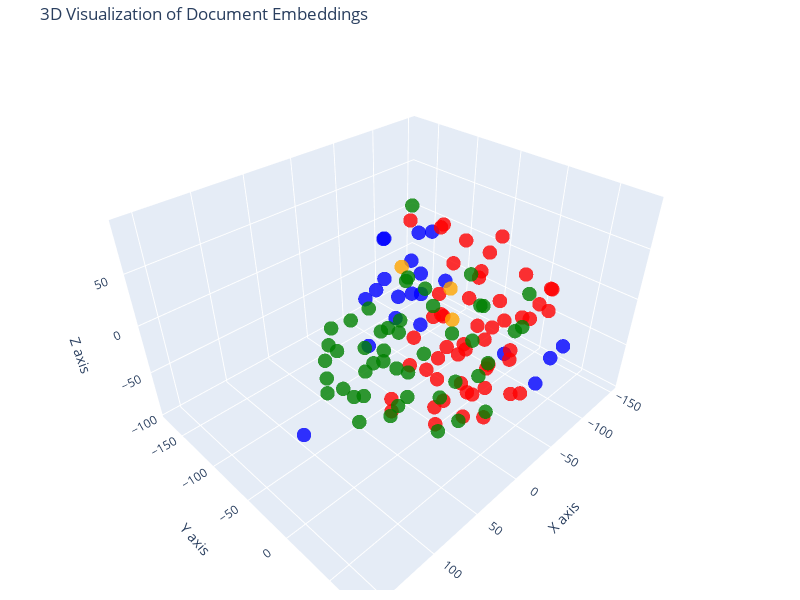

Notebook code cell kept with this figure:
### Code cell
## 3d representation
tsne_3d = TSNE(n_components=3, random_state=42)
reduced_vectors_3d = tsne_3d.fit_transform(vectors)

fig_3d = go.Figure(data=[go.Scatter3d(
    x=reduced_vectors_3d[:,0],
    y=reduced_vectors_3d[:,1],
    z=reduced_vectors_3d[:,2],
    mode='markers',
    marker=dict(color=colors, size=5, opacity=0.8),
    text = [f"Type: {t}<br>Text: {doc[:100]}..." for t, doc in zip(doc_types, documents)],
    hoverinfo='text'
)])

fig_3d.update_layout(
    title="3D Visualization of Document Embeddings", 
    scene=dict(
        xaxis_title="X axis", 
        yaxis_title="Y axis",
        zaxis_title="Z axis"
    ),
    width=800,
    height=600,
    margin=dict(l=10, r=20, b=10, t=40)
)

fig_3d.show()

### Figure 1 — Plotly figure (JSON) as saved in the notebook; plotly's stock layout.template omitted (floating-point values rounded to 4 significant figures)
{"data": [{"hoverinfo": "text", "marker": {"color": ["blue", "blue", "blue", "blue", "blue", "blue", "blue", "blue", "blue", "blue", "blue", "blue", "blue", "blue", "blue", "blue", "blue", "blue", "blue", "blue", "blue", "red", "red", "red", "red", "red", "red", "red", "red", "red", "red", "red", "red", "red", "red", "red", "red", "red", "red", "red", "red", "red", "red", "red", "red", "red", "red", "red", "red", "red", "red", "red", "red", "red", "red", "red", "red", "red", "red", "red", "red", "red", "red", "red", "red", "red", "red", "red", "red", "red", "red", "red", "red", "orange", "orange", "orange", "green", "green", "green", "green", "green", "green", "green", "green", "green", "green", "green", "green", "green", "green", "green", "green", "green", "green", "green", "green", "green", "green", "green", "green", "green", "green", "green", "green", "green", "green", "green", "green", "green", "green", "green", "green", "green", "green", "green", "green", "green", "green", "green", "green", "green", "green", "green"], "opacity": 0.8, "size": 5}, "mode": "markers", "text": ["Type: products<br>Text: # Product Summary\n\n# Rellm: AI-Powered Enterprise Reinsurance Solution\n\n## Summary\n\nRellm is an inno...", "Type: products<br>Text: ### Seamless Integrations\nRellm's architecture is designed for effortless integration with existing ...", "Type: products<br>Text: ### Regulatory Compliance Tools\nRellm includes built-in compliance tracking features to help organiz...", "Type: products<br>Text: Join the growing number of organizations leveraging Rellm to enhance their reinsurance processes whi...", "Type: products<br>Text: Experience the future of reinsurance with Rellm, where innovation meets reliability. Let Insurellm h...", "Type: products<br>Text: # Product Summary\n\n# Markellm\n\n## Summary\n\nMarkellm is an innovative two-sided marketplace designed ...", "Type: products<br>Text: - **User-Friendly Interface**: Designed with user experience in mind, Markellm features an intuitive...", "Type: products<br>Text: - **Customer Support**: Our dedicated support team is always available to assist both consumers and ...", "Type: products<br>Text: ### For Insurance Companies:\n- **Basic Listing Fee**: $199/month for a featured listing on the platf...", "Type: products<br>Text: ### Q3 2025\n- Initiate a comprehensive marketing campaign targeting both consumers and insurers to i...", "Type: products<br>Text: # Product Summary\n\n# Homellm\n\n## Summary\nHomellm is an innovative home insurance product developed b...", "Type: products<br>Text: ### 2. Dynamic Pricing Model\nWith Homellm's innovative dynamic pricing model, insurance providers ca...", "Type: products<br>Text: ### 5. Multi-Channel Integration\nHomellm seamlessly integrates into existing insurance platforms, pr...", "Type: products<br>Text: - **Basic Tier:** Starting at $5,000/month for small insurers with basic integration features.\n- **S...", "Type: products<br>Text: All tiers include a comprehensive training program and ongoing updates to ensure optimal performance...", "Type: products<br>Text: With Homellm, Insurellm is committed to transforming the landscape of home insurance, ensuring both ...", "Type: products<br>Text: # Product Summary\n\n# Carllm\n\n## Summary\n\nCarllm is an innovative auto insurance product developed by...", "Type: products<br>Text: - **Instant Quoting**: With Carllm, insurance companies can offer near-instant quotes to customers, ...", "Type: products<br>Text: - **Mobile Integration**: Carllm is designed to work seamlessly with mobile applications, providing ...", "Type: products<br>Text: - **Professional Tier**: $2,500/month\n  - For medium-sized companies.\n  - All Basic Tier features pl...", "Type: products<br>Text: ### Q2 2025: Customer Experience Improvements\n- Launch of a new **mobile app** for end-users.\n- Intr...", "Type: contracts<br>Text: # Contract with GreenField Holdings for Markellm\n\n**Effective Date:** November 15, 2023  \n**Contract...", "Type: contracts<br>Text: ## Renewal\n1. **Automatic Renewal**: This contract will automatically renew for sequential one-year ...", "Type: contracts<br>Text: ## Features\n1. **AI-Powered Matching**: Access to advanced algorithms that connect GreenField Holdin...", "Type: contracts<br>Text: ## Support\n1. **Customer Support Access**: The Client will have access to dedicated support through ...", "Type: contracts<br>Text: **Signatures:**  \n_________________________                           _________________________  \n**...", "Type: contracts<br>Text: # Contract with Apex Reinsurance for Rellm: AI-Powered Enterprise Reinsurance Solution\n\n## Terms\n\n1....", "Type: contracts<br>Text: ## Renewal\n\n1. **Automatic Renewal**: This Agreement will automatically renew for successive one-yea...", "Type: contracts<br>Text: 2. **Seamless Integrations**: The architecture of Rellm allows for easy integration with existing sy...", "Type: contracts<br>Text: 1. **Technical Support**: Provider shall offer dedicated technical support to the Client via phone, ...", "Type: contracts<br>Text: **Insurellm, Inc.**  \n_____________________________  \nAuthorized Signature   \nDate: ________________...", "Type: contracts<br>Text: # Contract with Greenstone Insurance for Homellm\n\n---\n\n## Terms\n\n1. **Parties**: This Contract (\"Agr...", "Type: contracts<br>Text: 4. **Payment Terms**: \n   - The Customer shall pay an amount of $10,000 per month for the Standard T...", "Type: contracts<br>Text: ---\n\n## Features\n\n- **AI-Powered Risk Assessment**: Customer will have access to enhanced risk evalu...", "Type: contracts<br>Text: - **Customer Portal**: A dedicated portal will be provided, allowing the Customer's clients to manag...", "Type: contracts<br>Text: ______________________________  \n[Name], [Title]  \nDate: ______________________\n\n**For Greenstone In...", "Type: contracts<br>Text: # Contract with Roadway Insurance Inc. for Carllm\n\n---\n\n## Terms\n\n1. **Agreement Effective Date**: T...", "Type: contracts<br>Text: ---\n\n## Renewal\n\n1. **Automatic Renewal**: This agreement will automatically renew for an additional...", "Type: contracts<br>Text: ---\n\n## Features\n\n1. **Access to Core Features**: Roadway Insurance Inc. will have access to all Pro...", "Type: contracts<br>Text: ---\n\n## Support\n\n1. **Technical Support**: Roadway Insurance Inc. will receive priority technical su...", "Type: contracts<br>Text: # Contract with Stellar Insurance Co. for Rellm\n\n## Terms\nThis contract is made between **Insurellm*...", "Type: contracts<br>Text: ### Termination\nEither party may terminate this agreement with a **30-day written notice**. In the e...", "Type: contracts<br>Text: ## Features\nStellar Insurance Co. will receive access to the following features of the Rellm product...", "Type: contracts<br>Text: ## Support\nInsurellm provides Stellar Insurance Co. with the following support services:\n\n- **24/7 T...", "Type: contracts<br>Text: # Contract with TechDrive Insurance for Carllm\n\n**Contract Date:** October 1, 2024  \n**Contract Dura...", "Type: contracts<br>Text: ## Renewal\n\n1. **Automatic Renewal**: This contract shall automatically renew for additional one-yea...", "Type: contracts<br>Text: ## Support\n\n1. **Customer Support**: Insurellm will provide 24/7 customer support to TechDrive Insur...", "Type: contracts<br>Text: **TechDrive Insurance Representative:**  \nName: Sarah Johnson  \nTitle: Operations Director  \nDate: _...", "Type: contracts<br>Text: # Contract with Belvedere Insurance for Markellm\n\n## Terms\nThis Contract (\"Agreement\") is made and e...", "Type: contracts<br>Text: ## Renewal\n1. **Renewal Terms**: This Agreement may be renewed for additional one-year terms upon mu...", "Type: contracts<br>Text: ## Features\n1. **AI-Powered Matching**: Belvedere Insurance will benefit from Markellm's AI-powered ...", "Type: contracts<br>Text: ## Support\n1. **Technical Support**: Technical support will be available from 9 AM to 7 PM EST, Mond...", "Type: contracts<br>Text: **Belvedere Insurance**  \nSignature: ______________________  \nName: [Authorized Signatory]  \nTitle: ...", "Type: contracts<br>Text: # Contract with Velocity Auto Solutions for Carllm\n\n**Contract Date:** October 1, 2023  \n**Contract ...", "Type: contracts<br>Text: ## Renewal\n\n1. **Automatic Renewal**: This contract will automatically renew for successive 12-month...", "Type: contracts<br>Text: ## Support\n\n1. **Customer Support**: Velocity Auto Solutions will have access to Insurellm’s custome...", "Type: contracts<br>Text: # Contract with GreenValley Insurance for Homellm\n\n**Contract Date:** October 6, 2023  \n**Contract N...", "Type: contracts<br>Text: 4. **Confidentiality:** Both parties agree to maintain the confidentiality of proprietary informatio...", "Type: contracts<br>Text: 1. **AI-Powered Risk Assessment:** Access to advanced AI algorithms for real-time risk evaluations.\n...", "Type: contracts<br>Text: 3. **Regular Updates:** Insurellm will offer ongoing updates and enhancements to the Homellm platfor...", "Type: contracts<br>Text: # Contract with EverGuard Insurance for Rellm: AI-Powered Enterprise Reinsurance Solution\n\n**Contrac...", "Type: contracts<br>Text: 4. **Usage Rights**: EverGuard Insurance is granted a non-exclusive, non-transferable license to acc...", "Type: contracts<br>Text: 1. **Core Functionality**: Rellm provides EverGuard Insurance with advanced AI-driven analytics, sea...", "Type: contracts<br>Text: 1. **Customer Support**: Insurellm will provide EverGuard Insurance with 24/7 customer support, incl...", "Type: contracts<br>Text: ---\n\n**Signatures**  \n**For Insurellm**: __________________________  \n**Name**: John Smith  \n**Title...", "Type: contracts<br>Text: # Contract with BrightWay Solutions for Markellm\n\n**Contract Date:** October 5, 2023  \n**Contract ID...", "Type: contracts<br>Text: 3. **Service Level Agreement (SLA):**  \n   Insurellm commits to a 99.9% uptime for the platform with...", "Type: contracts<br>Text: 2. **Real-Time Quote Availability:**  \n   Consumers sourced via BrightWay Solutions will receive rea...", "Type: contracts<br>Text: 3. **Training and Onboarding:**  \n   Insurellm agrees to provide one free training session on how to...", "Type: contracts<br>Text: # Contract with Pinnacle Insurance Co. for Homellm\n\n## Terms\nThis contract (\"Contract\") is entered i...", "Type: contracts<br>Text: ## Renewal\n1. **Renewal Terms**: At the end of the initial term, this Contract shall automatically r...", "Type: contracts<br>Text: ## Features\n1. **AI-Powered Risk Assessment**: Utilized for tailored underwriting decisions specific...", "Type: contracts<br>Text: ## Support\n1. **Technical Support**: Insurellm shall provide 24/7 technical support via an email and...", "Type: company<br>Text: # Overview of Insurellm\n\nInsurellm is an innovative insurance tech firm with 200 employees across th...", "Type: company<br>Text: # Careers at Insurellm\n\nInsurellm is hiring! We are looking for talented software engineers, data sc...", "Type: company<br>Text: # About Insurellm\n\nInsurellm was founded by Avery Lancaster in 2015 as an insurance tech startup des...", "Type: employees<br>Text: # HR Record\n\n# Alex Chen\n\n## Summary\n- **Date of Birth:** March 15, 1990  \n- **Job Title:** Backend ...", "Type: employees<br>Text: ## Annual Performance History\n- **2020:**  \n  - Completed onboarding successfully.  \n  - Met expecta...", "Type: employees<br>Text: ## Compensation History\n- **2020:** Base Salary: $80,000  \n- **2021:** Base Salary Increase to $90,0...", "Type: employees<br>Text: Alex Chen continues to be a vital asset at Insurellm, contributing significantly to innovative backe...", "Type: employees<br>Text: # HR Record\n\n# Oliver Spencer\n\n## Summary\n- **Date of Birth**: May 14, 1990  \n- **Job Title**: Backe...", "Type: employees<br>Text: ## Annual Performance History\n- **2018**: **3/5** - Adaptable team player but still learning to take...", "Type: employees<br>Text: ## Compensation History\n- **March 2018**: Initial salary of $80,000.\n- **July 2019**: Salary increas...", "Type: employees<br>Text: # HR Record\n\n# Emily Tran\n\n## Summary\n- **Date of Birth:** March 18, 1991  \n- **Job Title:** Digital...", "Type: employees<br>Text: - **January 2017 - May 2018**: Marketing Intern  \n  - Supported the Marketing team by collaborating ...", "Type: employees<br>Text: - **2021**:  \n  - Performance Rating: Meets Expectations  \n  - Key Achievements: Contributed to the ...", "Type: employees<br>Text: - **Professional Development Goals**:  \n  - Emily Tran aims to become a Marketing Manager within the...", "Type: employees<br>Text: # HR Record\n\n# Jordan Blake\n\n## Summary\n- **Date of Birth:** March 15, 1993  \n- **Job Title:** Sales...", "Type: employees<br>Text: ## Annual Performance History\n- **2021:** First year at Insurellm; achieved 90% of monthly targets. ...", "Type: employees<br>Text: ## Other HR Notes\n- Jordan has shown an interest in continuing education, actively participating in ...", "Type: employees<br>Text: # Avery Lancaster\n\n## Summary\n- **Date of Birth**: March 15, 1985  \n- **Job Title**: Co-Founder & Ch...", "Type: employees<br>Text: - **2010 - 2013**: Business Analyst at Edge Analytics  \n  Prior to joining Innovate, Avery worked as...", "Type: employees<br>Text: - **2018**: **Exceeds Expectations**  \n  Under Avery’s pivoted vision, Insurellm launched two new su...", "Type: employees<br>Text: - **2022**: **Satisfactory**  \n  Avery focused on rebuilding team dynamics and addressing employee c...", "Type: employees<br>Text: ## Compensation History\n- **2015**: $150,000 base salary + Significant equity stake  \n- **2016**: $1...", "Type: employees<br>Text: ## Other HR Notes\n- **Professional Development**: Avery has actively participated in leadership trai...", "Type: employees<br>Text: # HR Record\n\n# Maxine Thompson\n\n## Summary\n- **Date of Birth:** January 15, 1991  \n- **Job Title:** ...", "Type: employees<br>Text: ## Insurellm Career Progression\n- **January 2017 - October 2018**: **Junior Data Engineer**  \n  * Ma...", "Type: employees<br>Text: ## Annual Performance History\n- **2017**: *Meets Expectations*  \n  Maxine showed potential in her ro...", "Type: employees<br>Text: - **2021**: *Exceeds Expectations*  \n  Maxine spearheaded the transition to a new data warehousing s...", "Type: employees<br>Text: ## Compensation History\n- **2017**: $70,000 (Junior Data Engineer)  \n- **2018**: $75,000 (Junior Dat...", "Type: employees<br>Text: # Samantha Greene\n\n## Summary\n- **Date of Birth:** October 14, 1990\n- **Job Title:** HR Generalist\n-...", "Type: employees<br>Text: ## Annual Performance History\n- **2020:** Exceeds Expectations  \n  Samantha Greene demonstrated exce...", "Type: employees<br>Text: ## Compensation History\n- **2020:** Base Salary - $55,000  \n  The entry-level salary matched industr...", "Type: employees<br>Text: - **2023:** Base Salary - $70,000  \n  Recognized for substantial improvement in employee relations m...", "Type: employees<br>Text: # HR Record\n\n# Alex Thomson\n\n## Summary\n- **Date of Birth:** March 15, 1995  \n- **Job Title:** Sales...", "Type: employees<br>Text: ## Annual Performance History  \n- **2022** - Rated as \"Exceeds Expectations.\" Alex Thomson achieved ...", "Type: employees<br>Text: ## Other HR Notes\n- Alex Thomson is an active member of the Diversity and Inclusion committee at Ins...", "Type: employees<br>Text: # HR Record\n\n# Samuel Trenton\n\n## Summary\n- **Date of Birth:** April 12, 1989  \n- **Job Title:** Sen...", "Type: employees<br>Text: ## Annual Performance History\n- **2023:** Rating: 4.5/5  \n  *Samuel exceeded expectations, successfu...", "Type: employees<br>Text: ## Compensation History\n- **2023:** Base Salary: $115,000 + Bonus: $15,000  \n  *Annual bonus based o...", "Type: employees<br>Text: - **Engagement in Company Culture:** Regularly participates in team-building events and contributes ...", "Type: employees<br>Text: # HR Record\n\n# Alex Harper\n\n## Summary\n- **Date of Birth**: March 15, 1993  \n- **Job Title**: Sales ...", "Type: employees<br>Text: ## Annual Performance History  \n- **2021**:  \n  - **Performance Rating**: 4.5/5  \n  - **Key Achievem...", "Type: employees<br>Text: - **2022**:  \n  - **Base Salary**: $65,000 (Promotion to Senior SDR)  \n  - **Bonus**: $13,000 (20% o...", "Type: employees<br>Text: # HR Record\n\n# Jordan K. Bishop\n\n## Summary\n- **Date of Birth:** March 15, 1990\n- **Job Title:** Fro...", "Type: employees<br>Text: ## Annual Performance History\n- **2019:** Exceeds Expectations - Continuously delivered high-quality...", "Type: employees<br>Text: ## Compensation History\n- **June 2018:** Starting Salary - $85,000\n- **June 2019:** Salary Increase ...", "Type: employees<br>Text: ## Other HR Notes\n- Jordan K. Bishop has been an integral part of club initiatives, including the In...", "Type: employees<br>Text: # HR Record\n\n# Emily Carter\n\n## Summary\n- **Date of Birth:** August 12, 1990  \n- **Job Title:** Acco...", "Type: employees<br>Text: - **2017-2019:** Marketing Intern  \n  - Assisted with market research and campaign development for s...", "Type: employees<br>Text: ## Compensation History\n| Year | Base Salary | Bonus         | Total Compensation |\n|------|--------...", "Type: employees<br>Text: Emily Carter exemplifies the kind of talent that drives Insurellm's success and is an invaluable ass..."], "type": "scatter3d", "x": [-23.04, -47.77, -56.43, -21.26, -23.9, -12.75, -33.64, -20.62, -52.34, -13.43, -16.97, -5.24, -39.97, -70.43, -46.35, 1.339, -63.33, 18.99, -72.7, 158.5, -4.935, -43.97, -55.86, -57.21, -57.91, -8.552, 22.3, -3.909, -72.33, -30.75, -27.73, -43.69, -63.65, -67.97, -74.53, 2.67, -95.24, -103.4, -92.91, -66.76, -29.32, -11.14, -42.44, -29.08, -73.04, -25.52, -43.21, -47.76, -26.66, 30.32, -25.12, -22.66, -0.124, -76.49, -32.87, -47.69, -74.18, -61.62, -73.72, -86.81, 10.57, -11.8, -64.71, -7.335, 13.59, -13.51, -1.016, -6.316, 8.364, -61.03, 14.43, -70.44, -88.78, -45.05, 2.974, -13.69, 43.19, 84.68, 90.52, -1.4, 34.53, 63.3, 76.03, 42.03, -148.9, 85.93, 46.56, 28.1, 94.47, 12.28, 17.19, 25.79, 30.58, 33.78, 116.7, 18.83, 71.13, 54.08, 59.2, 41.89, 76.01, 40.85, 62.53, 69.01, 51.13, 43.67, 94.29, 29.81, 40.39, 95.98, 97.46, 88.1, 51.67, 113.6, 78.25, -18.22, 69.33, 99.23, -8.147, 33.31, 84.03, 71.18, -2.896], "y": [-75.6, -66.94, -86.98, -88.63, -102.1, -35.29, -27.07, 79.23, 27.19, -47.64, -66.24, -71.39, -61.0, -76.3, -70.5, -89.28, 74.45, -67.16, 60.0, 23.35, -70.76, -10.67, -0.3099, -18.72, 8.002, -13.0, 16.69, 2.556, -62.51, 46.8, -26.78, 18.72, 41.3, -47.46, -19.91, -34.07, 38.86, 24.15, -36.52, 38.57, -27.39, -13.57, -46.55, 53.13, 50.22, 31.18, 45.72, 65.21, 5.009, -27.21, -20.21, 26.43, 5.941, 23.29, 11.51, 20.03, -5.01, 5.502, -20.25, 10.75, 35.91, 21.28, -59.79, 42.15, 33.76, -13.99, -35.79, -36.6, -7.659, -29.62, -43.52, -36.84, -0.7463, -89.65, 12.45, -4.638, 56.76, -45.67, 16.28, 23.98, 74.14, -56.74, 35.52, 26.28, -175.6, -11.07, 5.967, 67.37, 30.89, 75.85, -24.0, -21.7, -39.02, -49.48, 24.85, -2.493, 60.81, 14.23, -27.55, -9.665, 25.93, 18.04, -23.59, 3.644, 1.749, 63.78, -27.44, 60.04, 49.21, -11.46, 12.9, -4.041, 77.12, -7.172, 66.85, 64.5, -54.78, 41.62, 68.51, 37.56, -46.65, 11.05, 33.68], "z": [-33.69, -49.51, -27.6, 44.62, -15.5, 16.6, 23.89, -16.37, -34.33, 43.42, -2.835, 18.73, 13.45, 37.9, 48.15, -7.576, -6.207, -38.45, -32.01, 16.45, 58.46, -40.12, 53.01, -0.8269, -19.17, 88.79, -73.62, -73.26, -47.5, -17.2, 79.06, 79.76, -78.05, 17.98, -40.34, 91.03, 17.38, -8.882, -3.322, 1.032, -82.34, -96.56, -27.54, -49.24, 33.29, -88.32, 17.97, 31.62, -27.75, -82.81, -4.91, -3.397, -9.931, 33.44, -78.78, 19.2, -82.66, -64.5, 18.87, -58.97, -59.72, -56.64, -19.07, -35.77, -23.11, -40.59, -53.88, -26.5, -36.85, -72.21, -89.27, 44.33, -31.93, 5.944, 22.28, 35.58, -27.65, -5.122, 31.81, 66.77, -12.5, -13.64, 26.35, 60.88, 2.831, 51.82, 77.32, 25.33, 53.35, 49.51, 47.81, 15.92, -1.672, 17.61, 23.06, 51.39, -15.66, -24.07, -20.46, -16.86, -11.26, 13.0, 7.561, 13.83, 29.61, 51.72, 25.53, 71.36, 4.474, -5.565, 3.885, -39.81, 33.52, 17.85, 24.84, 60.65, 13.48, 5.14, 38.6, 38.31, -39.91, 49.12, 43.06]}], "layout": {"height": 600, "margin": {"b": 10, "l": 10, "r": 20, "t": 40}, "scene": {"xaxis": {"title": {"text": "X axis"}}, "yaxis": {"title": {"text": "Y axis"}}, "zaxis": {"title": {"text": "Z axis"}}}, "title": {"text": "3D Visualization of Document Embeddings"}, "width": 800}}
